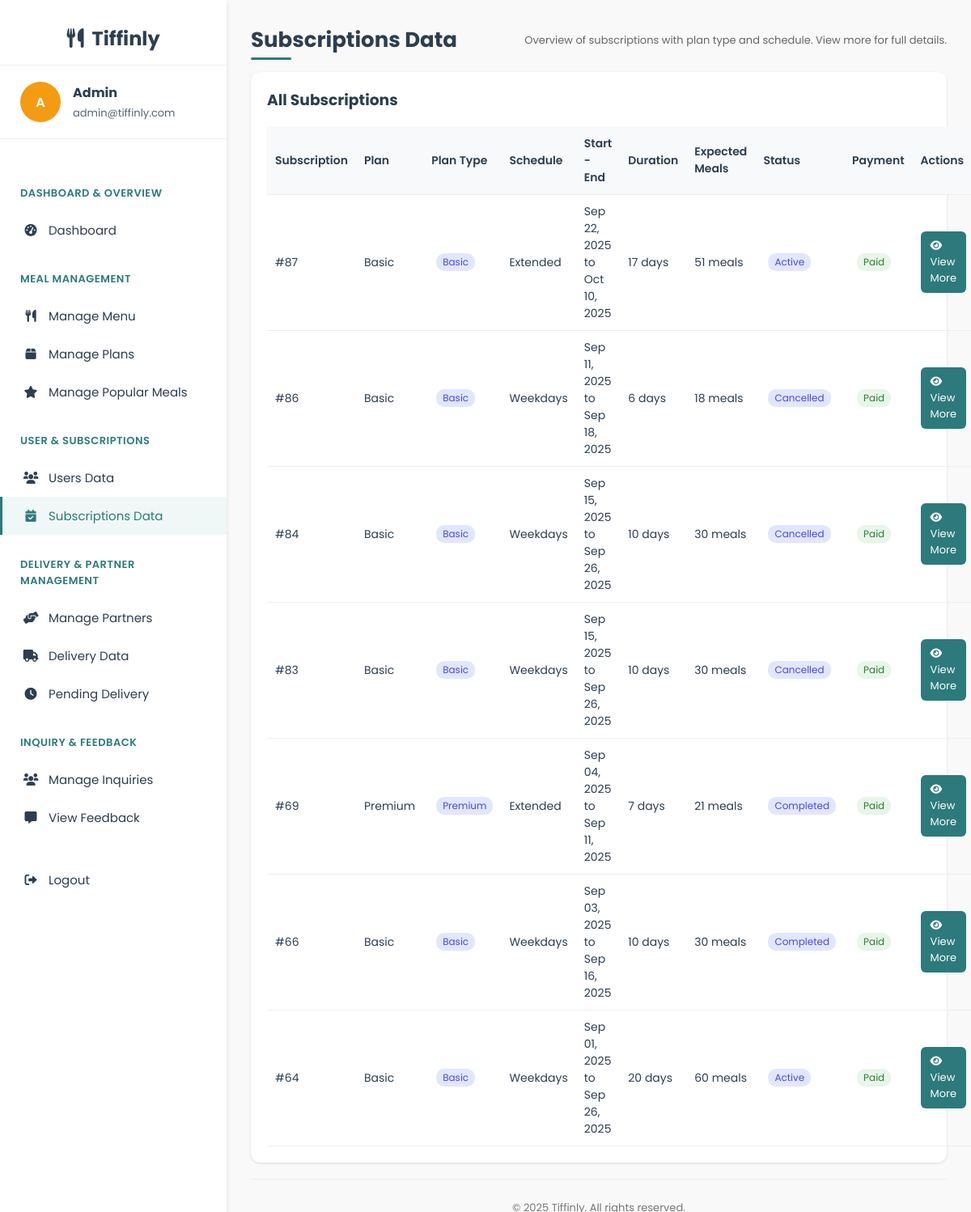
Screenshot of /admin/manage_subscriptions.php (signed in) with the database file from the repository.
### tables this page shows
CREATE TABLE `subscriptions` (
  `subscription_id` int(11) NOT NULL,
  `user_id` int(11) DEFAULT NULL,
  `plan_id` int(11) DEFAULT NULL,
  `dietary_preference` varchar(20) DEFAULT NULL,
  `start_date` date NOT NULL,
  `end_date` date NOT NULL,
  `schedule` enum('Weekdays','Extended','Full Week') NOT NULL,
  `delivery_time` time NOT NULL,
  `total_price` decimal(10,2) NOT NULL,
  `payment_status` enum('paid','unpaid','failed') DEFAULT 'unpaid',
  `status` enum('active','pending','cancelled','expired','completed') NOT NULL DEFAULT 'pending',
  `created_at` timestamp NOT NULL DEFAULT current_timestamp()
);

CREATE TABLE `meal_plans` (
  `plan_id` int(11) NOT NULL,
  `plan_name` varchar(50) NOT NULL,
  `description` text DEFAULT NULL,
  `plan_type` enum('basic','premium') NOT NULL,
  `is_active` tinyint(1) DEFAULT 1,
  `base_price` decimal(8,2) NOT NULL
);

### admin/manage_subscriptions.php (the view, shortened to what this page needs)
<?php
$db = new mysqli('localhost', 'root', '', 'tiffinly');
$admin_name = $_SESSION['name'] ?? 'Admin';
$admin_email = $_SESSION['email'] ?? '';
function h($v) { return htmlspecialchars((string)$v, ENT_QUOTES, 'UTF-8'); }
function to_int($v) { return intval($v ?? 0); }
function norm_sched($s) {
    $s = strtolower(trim((string)$s));
    $map = [
        'daily' => 'daily', 'everyday' => 'daily', 'all' => 'daily', 'all days' => 'daily',
        'fullweek' => 'fullweek', 'full week' => 'fullweek', 'full_week' => 'fullweek',
        'extended' => 'extended',
        'weekday' => 'weekdays', 'weekdays' => 'weekdays', 'mon-fri' => 'weekdays', 'mon to fri' => 'weekdays',
        'weekend' => 'weekends', 'weekends' => 'weekends', 'sat-sun' => 'weekends', 'sat & sun' => 'weekends'
    ];
    return $map[$s] ?? 'daily';
}
function count_days_for_range($start_date, $end_date, $schedule) {
    try {
        $start = new DateTime($start_date);
        $end = new DateTime($end_date);
    } catch (Exception $e) { return 0; }
    $norm = norm_sched($schedule);
    $count = 0; $cur = clone $start;
    while ($cur <= $end) {
        $dow = (int)$cur->format('N');
        $ok = (
            $norm === 'daily' ||
            $norm === 'fullweek' ||
            ($norm === 'extended' && $dow >= 1 && $dow <= 6) ||
            ($norm === 'weekdays' && $dow >= 1 && $dow <= 5) ||
            ($norm === 'weekends' && $dow >= 6)
        );
        if ($ok) $count++;
        $cur->modify('+1 day');
    }
    return $count;
}
$selected_subscription_id = to_int($_GET['subscription_id'] ?? 0);
$subs = [];
$sql = "
    SELECT s.subscription_id, s.user_id, s.plan_id, s.schedule, s.start_date, s.end_date, s.status, s.payment_status,
           mp.plan_name, mp.plan_type
    FROM subscriptions s
    LEFT JOIN meal_plans mp ON s.plan_id = mp.plan_id
    ORDER BY s.subscription_id DESC";
$res = $db->query($sql);
while ($row = $res->fetch_assoc()) { $subs[] = $row; }
?>
<!DOCTYPE html>
<html lang="en">
<head>
    <link rel="stylesheet" href="https://cdnjs.cloudflare.com/ajax/libs/font-awesome/6.0.0-beta3/css/all.min.css">
</head>
<body>
<div class="dashboard-container">
    <div class="sidebar">
        <div class="sidebar-header"><i class="fas fa-utensils"></i>&nbsp; Tiffinly</div>
        <div class="admin-profile">
            <div class="admin-avatar"><?php echo strtoupper(substr($admin_name,0,1)); ?></div>
            <div class="admin-info">
                <h4><?php echo h($admin_name); ?></h4>
                <p><?php echo h($admin_email); ?></p>
            </div>
        </div>
        <div class="sidebar-menu">
            <div class="menu-category">Dashboard & Overview</div>
            <a href="admin_dashboard.php" class="menu-item"><i class="fas fa-tachometer-alt"></i> Dashboard</a>
            <div class="menu-category">Meal Management</div>
            <a href="manage_menu.php" class="menu-item"><i class="fas fa-utensils"></i> Manage Menu</a>
            <a href="manage_plans.php" class="menu-item"><i class="fas fa-box"></i> Manage Plans</a>
            <a href="manage_popular_meals.php" class="menu-item"><i class="fas fa-star"></i> Manage Popular Meals</a>
            <div class="menu-category">User & Subscriptions</div>
            <a href="manage_users.php" class="menu-item"><i class="fas fa-users"></i> Users Data</a>
            <a href="manage_subscriptions.php" class="menu-item active"><i class="fas fa-calendar-check"></i> Subscriptions Data</a>
            <div class="menu-category">Delivery & Partner Management</div>
            <a href="manage_partners.php" class="menu-item"><i class="fas fa-hands-helping"></i> Manage Partners</a>
            <a href="manage_delivery.php" class="menu-item"><i class="fas fa-truck"></i>  Delivery Data</a>
            <a href="pending_delivery.php" class="menu-item"><i class="fas fa-clock"></i> Pending Delivery</a>
            <div class="menu-category">Inquiry & Feedback</div>
            <a href="manage_inquiries.php" class="menu-item"><i class="fas fa-users"></i> Manage Inquiries</a>
            <a href="view_feedback.php" class="menu-item"><i class="fas fa-comment-alt"></i> View Feedback</a>
            <div style="margin-top: 30px;"><a href="../logout.php" class="menu-item"><i class="fas fa-sign-out-alt"></i> Logout</a></div>
        </div>
    </div>
    <div class="main-content">
        <div class="header">
            <h1>Subscriptions Data</h1>
            <div class="muted">Overview of subscriptions with plan type and schedule. View more for full details.</div>
        </div>
        <div class="content-card">
            <h3 style="margin-top:0;">All Subscriptions</h3>
            <table>
                <thead>
                    <tr>
                        <th>Subscription</th>
                        <th>Plan</th>
                        <th>Plan Type</th>
                        <th>Schedule</th>
                        <th>Start - End</th>
                        <th>Duration</th>
                        <th>Expected Meals</th>
                        <th>Status</th>
                        <th>Payment</th>
                        <th>Actions</th>
                    </tr>
                </thead>
                <tbody>
                <?php if (empty($subs)): ?>
                    <tr><td colspan="8" class="muted">No subscriptions found.</td></tr>
                <?php else: foreach ($subs as $s): ?>
                    <tr>
                        <td>#<?php echo (int)$s['subscription_id']; ?></td>
                        <td><?php echo h($s['plan_name'] ?? ('Plan #'.(int)$s['plan_id'])); ?></td>
                        <td><span class="badge"><?php echo h(ucfirst($s['plan_type'] ?? '')); ?></span></td>
                        <td><?php echo h(ucfirst($s['schedule'])); ?></td>
                        <td><?php echo date('M d, Y', strtotime($s['start_date'])) . ' to ' . date('M d, Y', strtotime($s['end_date'])); ?></td>
                        <?php $days = count_days_for_range($s['start_date'] ?? null, $s['end_date'] ?? null, $s['schedule'] ?? 'daily'); ?>
                        <td><?php echo (int)$days; ?> days</td>
                        <td><?php echo number_format($days * 3); ?> meals</td>
                        <td><span class="badge"><?php echo h(ucfirst($s['status'] ?? '')); ?></span></td>
                        <td>
                            <span class="badge" style="background:<?php echo (strtolower($s['payment_status'] ?? '')==='paid' || strtolower($s['payment_status'] ?? '')==='success' ? '#e8f5e9' : '#fff3e0'); ?>;color:<?php echo (strtolower($s['payment_status'] ?? '')==='paid' || strtolower($s['payment_status'] ?? '')==='success' ? '#2e7d32' : '#ef6c00'); ?>;">
                                <?php echo h(ucfirst($s['payment_status'] ?? '')); ?>
                            </span>
                        </td>
                        <td>
                            <?php $isCurrent = ($selected_subscription_id === (int)$s['subscription_id']); ?>
                            <?php if ($isCurrent): ?>
                                <a class="btn btn-outline" href="manage_subscriptions.php">
                                    <i class="fas fa-eye-slash"></i> View Less
                                </a>
                            <?php else: ?>
                                <a class="btn btn-primary" href="manage_subscriptions.php?subscription_id=<?php echo (int)$s['subscription_id']; ?>">
                                    <i class="fas fa-eye"></i> View More
                                </a>
                            <?php endif; ?>
                        </td>
                    </tr>
                <?php endforeach; endif; ?>
                </tbody>
            </table>
        </div>
        <footer>
            <p>&copy; <?php echo date('Y'); ?> Tiffinly. All rights reserved.</p>
        </footer>
    </div>
</div>
</body>
</html>

### admin/manage_subscriptions.php (style rules this page uses)
:root { --primary-color:#2C7A7B; --secondary-color:#F39C12; --light-color:#F9F9F9; --dark-color:#2C3E50; --shadow-md:0 4px 6px rgba(0,0,0,0.1); --shadow-sm:0 1px 3px rgba(0,0,0,0.12); --transition-medium: all .3s ease; --transition-fast: all .2s ease; }
body { font-family:'Poppins',sans-serif;margin:0;padding:0;background:var(--light-color);color:var(--dark-color); }
.dashboard-container { display:grid;grid-template-columns:280px 1fr;min-height:100vh;height:100vh;overflow:hidden; }
.sidebar { background:#fff;box-shadow:var(--shadow-md);padding:30px 0;position:sticky;top:0;height:100vh;overflow-y:auto;animation: slideInLeft .6s ease-out; }
.sidebar-header { font-weight:700;font-size:24px;padding:0 25px 15px;border-bottom:1px solid #f0f0f0;text-align:center;color:#2C3E50;animation: fadeIn .8s ease-out; }
.admin-profile { display:flex;align-items:center;padding:20px 25px;border-bottom:1px solid #f0f0f0;margin-bottom:15px; }
.admin-avatar { width:50px;height:50px;border-radius:50%;background:#F39C12;display:flex;align-items:center;justify-content:center;margin-right:15px;color:#fff;font-weight:600; }
.admin-info h4 { margin:0;font-size:16px; }
.admin-info p { margin:3px 0 0;font-size:13px;opacity:.8; }
.sidebar-menu { padding:15px 0; }
.menu-category { color:var(--primary-color);font-size:13px;font-weight:600;text-transform:uppercase;letter-spacing:.5px;padding:12px 25px;margin-top:15px;animation: fadeIn .6s ease-out; }
.menu-item { padding:12px 25px;display:flex;align-items:center;color:var(--dark-color);text-decoration:none;font-size:15px;border-left:3px solid transparent;position:relative;overflow:hidden; }
.menu-item i { margin-right:12px;width:20px;text-align:center;transition: var(--transition-fast); }
.menu-item.active,.menu-item:hover { background:#F0F7F7;color:var(--primary-color);border-left-color:var(--primary-color); }
.menu-item:before { content:'';position:absolute;top:0;left:-100%;width:100%;height:100%;background:linear-gradient(90deg,transparent,rgba(44,122,123,.1),transparent);transition: var(--transition-medium); }
.main-content { padding:30px;background:var(--light-color);height:100vh;overflow-y:auto;animation: fadeIn .8s ease-out; }
.header { display:flex;justify-content:space-between;align-items:center;margin-bottom:20px;animation: slideInRight .6s ease-out; }
.header h1 { margin:0;font-size:26px;position:relative;display:inline-block; }
.header h1:after { content:'';position:absolute;bottom:-5px;left:0;width:50px;height:3px;background:var(--primary-color);border-radius:3px;transition: var(--transition-medium); }
.content-card { background:#fff;border-radius:12px;padding:20px;box-shadow:var(--shadow-sm);margin-bottom:20px;transition: var(--transition-medium); }
table { width:100%;border-collapse:collapse; }
th,td { padding:10px;border-bottom:1px solid #eee;text-align:left;font-size:14px; }
th { background:#f8f9fa;font-weight:600; }
.btn { display:inline-block;padding:8px 12px;border-radius:6px;text-decoration:none;font-size:13px;border:0;cursor:pointer; }
.btn-primary { background:var(--primary-color);color:#fff; }
.muted { color:#666;font-size:13px; }
.badge { display:inline-block;background:#e0e7ff;color:#4f46e5;font-size:12px;border-radius:10px;padding:2px 8px;margin-left:6px; }
footer { text-align:center;padding:12px;margin-top:20px;color:#777;font-size:13px;border-top:1px solid #eee; }

### rows the page displays
subscriptions: subscription_id "87", plan.plan_name "Basic", plan.plan_type "Basic", schedule "Extended", start_date "Sep 22, 2025", end_date "Oct 10, 2025", days "17", $days * 3 "51", status "Active", payment_status "Paid"
subscriptions: subscription_id "86", plan.plan_name "Basic", plan.plan_type "Basic", schedule "Weekdays", start_date "Sep 11, 2025", end_date "Sep 18, 2025", days "6", $days * 3 "18", status "Cancelled", payment_status "Paid"
subscriptions: subscription_id "84", plan.plan_name "Basic", plan.plan_type "Basic", schedule "Weekdays", start_date "Sep 15, 2025", end_date "Sep 26, 2025", days "10", $days * 3 "30", status "Cancelled", payment_status "Paid"
subscriptions: subscription_id "83", plan.plan_name "Basic", plan.plan_type "Basic", schedule "Weekdays", start_date "Sep 15, 2025", end_date "Sep 26, 2025", days "10", $days * 3 "30", status "Cancelled", payment_status "Paid"
subscriptions: subscription_id "69", plan.plan_name "Premium", plan.plan_type "Premium", schedule "Extended", start_date "Sep 04, 2025", end_date "Sep 11, 2025", days "7", $days * 3 "21", status "Completed", payment_status "Paid"
subscriptions: subscription_id "66", plan.plan_name "Basic", plan.plan_type "Basic", schedule "Weekdays", start_date "Sep 03, 2025", end_date "Sep 16, 2025", days "10", $days * 3 "30", status "Completed", payment_status "Paid"
subscriptions: subscription_id "64", plan.plan_name "Basic", plan.plan_type "Basic", schedule "Weekdays", start_date "Sep 01, 2025", end_date "Sep 26, 2025", days "20", $days * 3 "60", status "Active", payment_status "Paid"

### other values shown
substr($admin_name,0,1) "A"
$admin_name "Admin"
$admin_email "admin@tiffinly.com"
